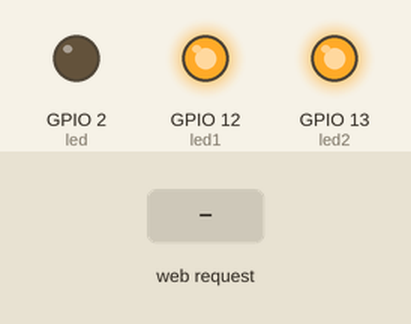
Simulated run of this sketch. Board: ESP8266 (NodeMCU). Parts: output pins drawn as LEDs (lit = HIGH). The inputs (shaded band) are chosen by the test bench. WiFi joins after 1.5 s; servers stay silent unless stated; what the sketch prints to the serial monitor is not drawn.

Above: at 2.7 s.
2.8 s: HTTP request GET /led1 received
At 3.1 s:
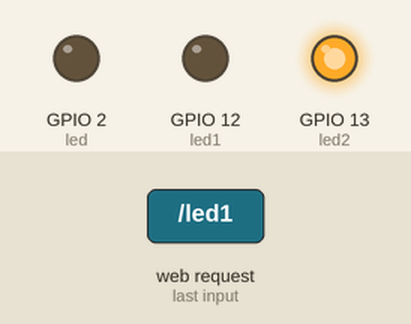
4.3 s: HTTP request GET /led1of received
At 5.4 s:
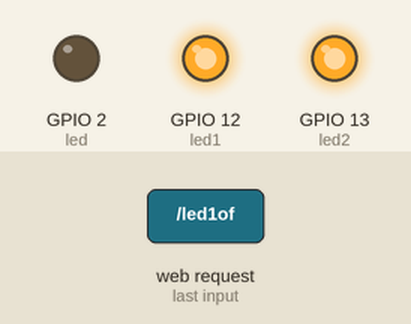
Timing chart, 0 to 7.3 s (numbered marks = the images above; inputs shaded):
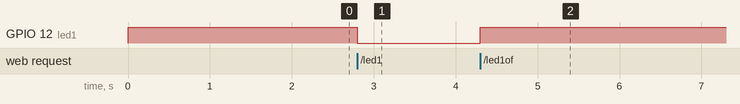

Measured:
- after the input at 2.8 s, GPIO 12 (led1): HIGH → LOW at once
- after the input at 4.3 s, GPIO 12 (led1): LOW → HIGH at once

The sketch:

WiFi-Client-Server_NEW.ino
```cpp
#include <ESP8266WiFi.h>
#include <WiFiClient.h>
#include <ESP8266WebServer.h>
#include <ESP8266mDNS.h>

#ifndef STASSID
#define STASSID "Jay-Suthar"
#define STAPSK  "jrs10499a"
#endif

const char* ssid = STASSID;
const char* password = STAPSK;
const int led1 = 12, led2 = 13;


//Static IP address configuration
IPAddress staticIP(192, 168, 43, 51); //ESP static ip
IPAddress gateway(192, 168, 43, 1);   //IP Address of your WiFi Router (Gateway)
IPAddress subnet(255, 255, 255, 0);  //Subnet mask
IPAddress dns(8, 8, 8, 8);  //DNS


ESP8266WebServer server(80);

const int led = 2;

void handleRoot() {
  digitalWrite(led, 1);
  server.send(200, "text/plain", "hello from esp8266!");
  digitalWrite(led, 0);
}

void handleNotFound() {
  digitalWrite(led, 1);
  String message = "File Not Found\n\n";
  message += "URI: ";
  message += server.uri();
  message += "\nMethod: ";
  message += (server.method() == HTTP_GET) ? "GET" : "POST";
  message += "\nArguments: ";
  message += server.args();
  message += "\n";
  for (uint8_t i = 0; i < server.args(); i++) {
    message += " " + server.argName(i) + ": " + server.arg(i) + "\n";
  }
  server.send(404, "text/plain", message);
  digitalWrite(led, 0);
}

void setup(void) {
  pinMode(led, OUTPUT);
  digitalWrite(led, 0);
  Serial.begin(115200);
  WiFi.config(staticIP, subnet, gateway, dns);
  WiFi.mode(WIFI_STA);
  WiFi.begin(ssid, password);
  Serial.println("");

  //Jay
  pinMode(led1, OUTPUT);
  pinMode(led2, OUTPUT);
//  analogWriteFreq(2000);
  analogWrite(led1, PWMRANGE);
  analogWrite(led2, PWMRANGE);
  //End

  // Wait for connection
  while (WiFi.status() != WL_CONNECTED) {
    delay(500);
    Serial.print(".");
  }
  Serial.println("");
  Serial.print("Connected to ");
  Serial.println(ssid);
  Serial.print("IP address: ");
  Serial.println(WiFi.localIP());

  if (MDNS.begin("esp8266")) {
    Serial.println("MDNS responder started");
  }


  server.on("/", handleRoot);
  server.on("/led1", hendleLED1);
  server.on("/led1of", []() {
    digitalWrite(led1, HIGH);
    server.send(200, "text/html", "<H1>It Works</H1>");
  });

  server.onNotFound(handleNotFound);
  server.begin();
  Serial.println("HTTP server started");
}

void hendleLED1() {
  for (uint8_t i = 0; i < server.args(); i++) {
    Serial.println(server.argName(i) + ": " + server.arg(i));
  }
  int x = server.arg(0).toInt();
  analogWrite(led1, (int)x);
  server.send(200, "text/html", "<H1>It Works</H1>");
}

void loop(void) {
  server.handleClient();
  MDNS.update();
}
```
